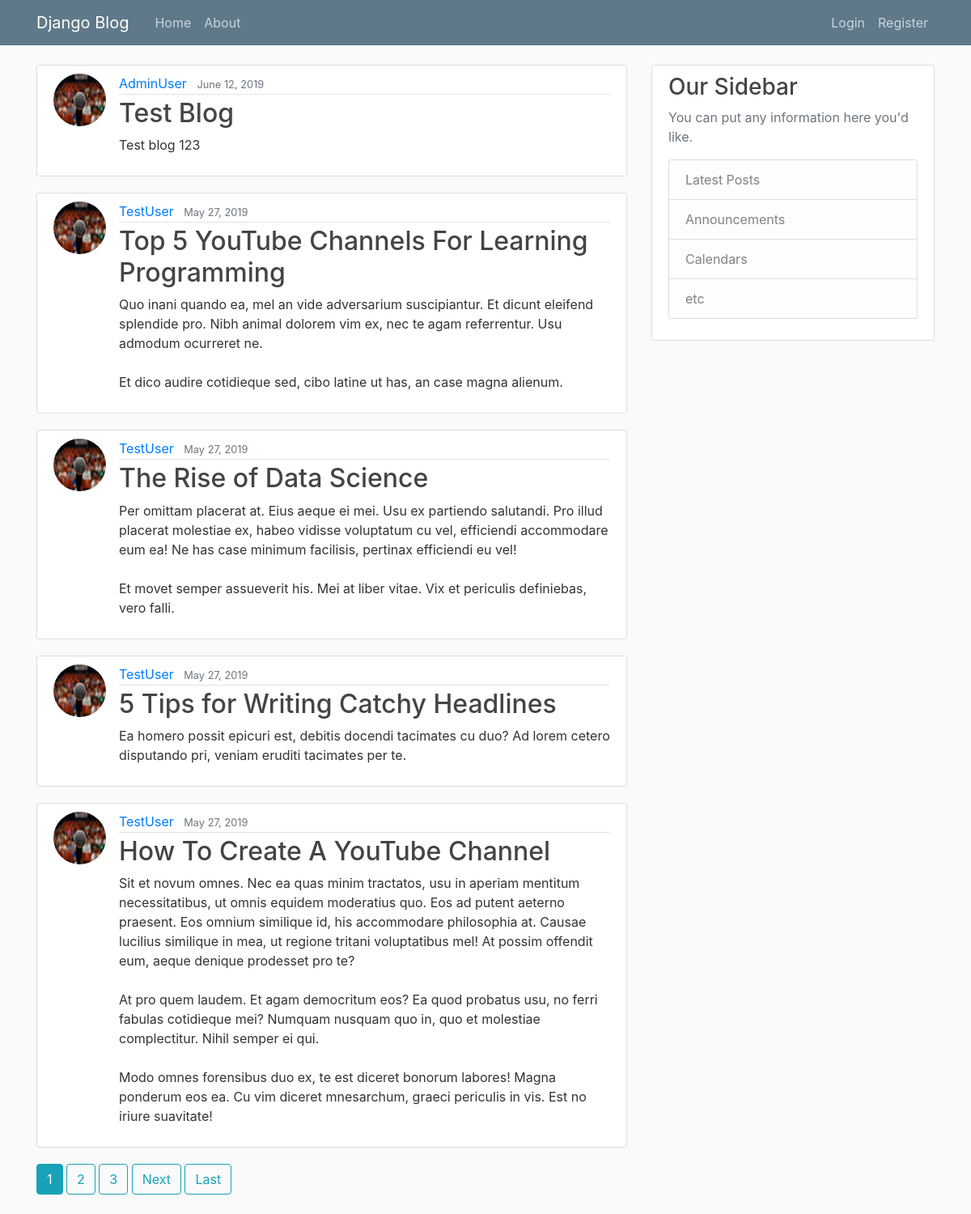
The page / on the database its author committed.
### blg/models.py (models this page shows, shortened)
class Post(models.Model):
    title = models.CharField(max_length=100)
    content = models.TextField()
    date_posted = models.DateTimeField(default=timezone.now)
    author = models.ForeignKey(User, on_delete=models.CASCADE)

### users/models.py (models this page shows, shortened)
class Profile(models.Model):
    user = models.OneToOneField(User, on_delete=models.CASCADE)
    image = models.ImageField(default='default.jpg', upload_to='profile_pics')

### blg/views.py (the view)
# urls.py: path('', PostListView.as_view(), name='blg-home'),
class PostListView(ListView):
    model = Post
    template_name = 'blg/home.html'
    context_object_name = 'posts'
    ordering = ['-date_posted']
    paginate_by = 5

### blg/templates/blg/home.html (shortened to what this page needs)
{% extends "blg/base.html" %}
{% block content %}
    {% for post in posts %}
        <article class="media content-section">
          <img class="rounded-circle article-img" src="{{ post.author.profile.image.url }}">
          <div class="media-body">
            <div class="article-metadata">
              <a class="mr-2" href="{% url 'user-posts' post.author.username %}">{{ post.author }}</a>
              <small class="text-muted">{{ post.date_posted|date:"F d, Y" }}</small>
            </div>
            <h2><a class="article-title" href="{% url 'post-detail' post.id %}">{{ post.title }}</a></h2>
            <p class="article-content">{{ post.content }}</p>
          </div>
        </article>
    {% endfor %}
    {% if is_paginated %}
        {% for num in page_obj.paginator.page_range %}
            {% if page_obj.number == num %}
                <a class="btn btn-info mb-4" href="?page={{ num }}">{{ num }} </a>
            {% elif num > page_obj.number|add:'-3' and num < page_obj.number|add:'3'%}
                <a class="btn btn-outline-info mb-4" href="?page={{ num }}">{{ num }} </a>
            {% endif %}
        {% endfor %}
        {% if page_obj.has_next %}
            <a class="btn btn-outline-info mb-4" href="{{ page_obj.next_page_number}}">Next </a>
            <a class="btn btn-outline-info mb-4" href="?page={{ page_obj.paginator.num_pages }}">Last </a>
        {% endif %}
    {% endif %}
{% endblock content%}

### blg/static/blg/main.css (style rules this page uses)
body { background: #fafafa; color: #333333; margin-top: 5rem; }
h1, h2, h3, h4, h5, h6 { color: #444444; }
.content-section { background: #ffffff; padding: 10px 20px; border: 1px solid #dddddd; border-radius: 3px; margin-bottom: 20px; }
.article-title { color: #444444; }
.article-content { white-space: pre-line; }
.article-img { height: 65px; width: 65px; margin-right: 16px; }
.article-metadata { padding-bottom: 1px; margin-bottom: 4px; border-bottom: 1px solid #e3e3e3 }

### rows shown on the page
Post: author.profile.image (placeholder picture), author "AdminUser", date_posted "June 12, 2019", title "Test Blog", content "Test blog 123"
Post: author.profile.image (placeholder picture), author "TestUser", date_posted "May 27, 2019", title "Top 5 YouTube Channels For Learning Programming", content "Quo inani quando ea, mel an vide adversarium suscipiantur. Et dicunt eleifend splendide pro. Nibh animal dolorem vim ex, nec te agam referrentur. Usu admodum ocurreret ne. Et dico audire cotidieque sed, cibo latine ut has, an case magna alienum."
Post: author.profile.image (placeholder picture), author "TestUser", date_posted "May 27, 2019", title "The Rise of Data Science", content "Per omittam placerat at. Eius aeque ei mei. Usu ex partiendo salutandi. Pro illud placerat molestiae ex, habeo vidisse voluptatum cu vel, efficiendi accommodare eum ea! Ne has case minimum facilisis, pertinax efficiendi eu vel! Et movet semper assueverit his. Mei at liber vitae. Vix et periculis definiebas, vero falli."
Post: author.profile.image (placeholder picture), author "TestUser", date_posted "May 27, 2019", title "5 Tips for Writing Catchy Headlines", content "Ea homero possit epicuri est, debitis docendi tacimates cu duo? Ad lorem cetero disputando pri, veniam eruditi tacimates per te."
Post: author.profile.image (placeholder picture), author "TestUser", date_posted "May 27, 2019", title "How To Create A YouTube Channel", content "Sit et novum omnes. Nec ea quas minim tractatos, usu in aperiam mentitum necessitatibus, ut omnis equidem moderatius quo. Eos ad putent aeterno praesent. Eos omnium similique id, his accommodare philosophia at. Causae lucilius similique in mea, ut regione tritani voluptatibus mel! At possim offendit eum, aeque denique prodesset pro te? At pro quem laudem. Et agam democritum eos? Ea quod probatus usu, no ferri fabulas cotidieque mei? Numquam nusquam quo in, quo et molestiae complectitur. Nihil semper ei qui. Modo omnes forensibus duo ex, te est diceret bonorum labores! Magna ponderum eos ea. Cu vim diceret mnesarchum, graeci periculis in vis. Est no iriure suavitate!"

### other values the page prints
{{ num }} "1"
{{ num }} "2" "3"
